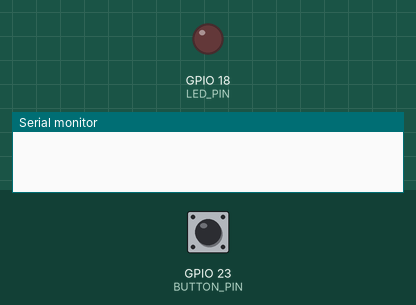
Recording of a sketch running on a simulated ESP32. Parts: output pins drawn as LEDs (lit = HIGH), the last lines printed to the serial monitor. Inputs (shaded band) come from the test bench; at power-on: GPIO 23 (BUTTON_PIN) HIGH.

Above: at 1.2 s.
1.3 s: GPIO 23 (BUTTON_PIN) pulled LOW for 0.15 s
At 1.9 s:
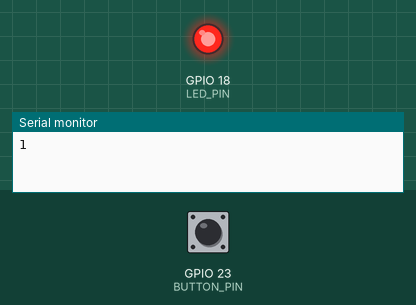
2.9 s: GPIO 23 (BUTTON_PIN) pulled LOW for 1 s
At 4.2 s:
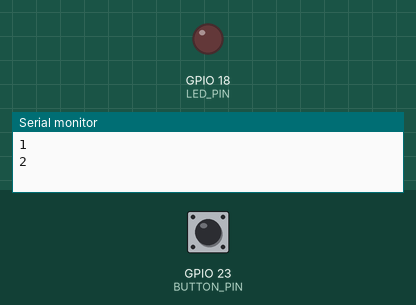
5.4 s: GPIO 23 (BUTTON_PIN) pulled LOW for 3.2 s
At 6.1 s:
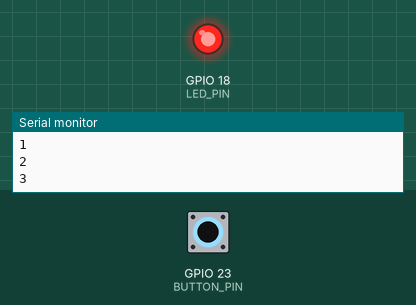
Timing chart, 0 to 8.4 s (numbered marks = the images above; inputs shaded):
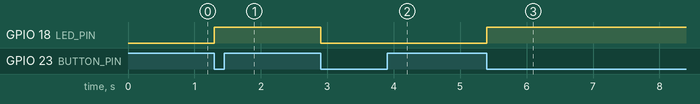

The sketch:

cpp.ino
```cpp
#include <Arduino.h>

const int LED_PIN = 18;
const int BUTTON_PIN = 23;
int previousReading;
bool ledOn = false;
unsigned long presses = 0;

void setup() {
  Serial.begin(115200);
  pinMode(LED_PIN, OUTPUT);
  digitalWrite(LED_PIN, LOW);
  pinMode(BUTTON_PIN, INPUT_PULLUP);
  previousReading = digitalRead(BUTTON_PIN);
}

void loop() {
  const int reading = digitalRead(BUTTON_PIN);
  // Riconosce il fronte di discesa; NON filtra i rimbalzi.
  if (previousReading == HIGH && reading == LOW) {
    ledOn = !ledOn;
    digitalWrite(LED_PIN, ledOn ? HIGH : LOW);
    presses++;
    Serial.println(presses);
  }
  previousReading = reading;
  delay(1);
}
```

Measured:
- after the input at 1.3 s, GPIO 18 (LED_PIN): LOW → HIGH at once
- after the input at 2.9 s, GPIO 18 (LED_PIN): HIGH → LOW at once
- after the input at 5.4 s, GPIO 18 (LED_PIN): LOW → HIGH at once
